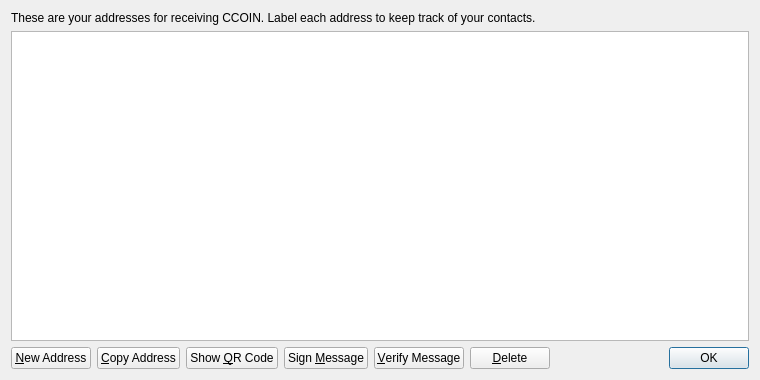
<?xml version="1.0" encoding="UTF-8"?>
<ui version="4.0">
 <class>AddressBookPage</class>
 <widget class="QWidget" name="AddressBookPage">
  <property name="geometry">
   <rect>
    <x>0</x>
    <y>0</y>
    <width>760</width>
    <height>380</height>
   </rect>
  </property>
  <property name="windowTitle">
   <string>Address Book</string>
  </property>
  <property name="styleSheet">
   <string notr="true"/>
  </property>
  <layout class="QVBoxLayout" name="verticalLayout">
   <item>
    <widget class="QLabel" name="labelExplanation">
     <property name="text">
      <string>These are your addresses for receiving CCOIN. Label each address to keep track of your contacts.</string>
     </property>
     <property name="textFormat">
      <enum>Qt::PlainText</enum>
     </property>
     <property name="wordWrap">
      <bool>true</bool>
     </property>
    </widget>
   </item>
   <item>
    <widget class="QTableView" name="tableView">
     <property name="contextMenuPolicy">
      <enum>Qt::CustomContextMenu</enum>
     </property>
     <property name="toolTip">
      <string>Double-click to edit address or label</string>
     </property>
     <property name="styleSheet">
      <string notr="true"/>
     </property>
     <property name="tabKeyNavigation">
      <bool>false</bool>
     </property>
     <property name="alternatingRowColors">
      <bool>true</bool>
     </property>
     <property name="selectionMode">
      <enum>QAbstractItemView::SingleSelection</enum>
     </property>
     <property name="selectionBehavior">
      <enum>QAbstractItemView::SelectRows</enum>
     </property>
     <property name="sortingEnabled">
      <bool>true</bool>
     </property>
     <attribute name="verticalHeaderVisible">
      <bool>false</bool>
     </attribute>
    </widget>
   </item>
   <item>
    <layout class="QHBoxLayout" name="horizontalLayout">
     <item>
      <widget class="QPushButton" name="newAddressButton">
       <property name="toolTip">
        <string>Create a new address</string>
       </property>
       <property name="styleSheet">
        <string notr="true"/>
       </property>
       <property name="text">
        <string>&amp;New Address</string>
       </property>
       <property name="icon">
        <iconset resource="../bitcoin.qrc">
         <normaloff>:/icons/add</normaloff>:/icons/add</iconset>
       </property>
      </widget>
     </item>
     <item>
      <widget class="QPushButton" name="copyToClipboard">
       <property name="toolTip">
        <string>Copy the currently selected address to the system clipboard</string>
       </property>
       <property name="styleSheet">
        <string notr="true"/>
       </property>
       <property name="text">
        <string>&amp;Copy Address</string>
       </property>
       <property name="icon">
        <iconset resource="../bitcoin.qrc">
         <normaloff>:/icons/editcopy</normaloff>:/icons/editcopy</iconset>
       </property>
      </widget>
     </item>
     <item>
      <widget class="QPushButton" name="showQRCode">
       <property name="styleSheet">
        <string notr="true"/>
       </property>
       <property name="text">
        <string>Show &amp;QR Code</string>
       </property>
       <property name="icon">
        <iconset resource="../bitcoin.qrc">
         <normaloff>:/icons/qrcode</normaloff>:/icons/qrcode</iconset>
       </property>
      </widget>
     </item>
     <item>
      <widget class="QPushButton" name="signMessage">
       <property name="toolTip">
        <string>Sign a message to prove you own this charity address</string>
       </property>
       <property name="styleSheet">
        <string notr="true"/>
       </property>
       <property name="text">
        <string>Sign &amp;Message</string>
       </property>
       <property name="icon">
        <iconset resource="../bitcoin.qrc">
         <normaloff>:/icons/edit</normaloff>:/icons/edit</iconset>
       </property>
      </widget>
     </item>
     <item>
      <widget class="QPushButton" name="verifyMessage">
       <property name="toolTip">
        <string>Verify a message to ensure it was signed with a specified charity address</string>
       </property>
       <property name="styleSheet">
        <string notr="true"/>
       </property>
       <property name="text">
        <string>&amp;Verify Message</string>
       </property>
       <property name="icon">
        <iconset resource="../bitcoin.qrc">
         <normaloff>:/icons/transaction_0</normaloff>:/icons/transaction_0</iconset>
       </property>
      </widget>
     </item>
     <item>
      <widget class="QPushButton" name="deleteButton">
       <property name="toolTip">
        <string>Delete the currently selected address from the list</string>
       </property>
       <property name="styleSheet">
        <string notr="true"/>
       </property>
       <property name="text">
        <string>&amp;Delete</string>
       </property>
       <property name="icon">
        <iconset resource="../bitcoin.qrc">
         <normaloff>:/icons/remove</normaloff>:/icons/remove</iconset>
       </property>
      </widget>
     </item>
     <item>
      <spacer name="horizontalSpacer">
       <property name="orientation">
        <enum>Qt::Horizontal</enum>
       </property>
       <property name="sizeHint" stdset="0">
        <size>
         <width>40</width>
         <height>20</height>
        </size>
       </property>
      </spacer>
     </item>
     <item>
      <widget class="QDialogButtonBox" name="buttonBox">
       <property name="sizePolicy">
        <sizepolicy hsizetype="Maximum" vsizetype="Fixed">
         <horstretch>0</horstretch>
         <verstretch>0</verstretch>
        </sizepolicy>
       </property>
       <property name="styleSheet">
        <string notr="true"/>
       </property>
       <property name="standardButtons">
        <set>QDialogButtonBox::Ok</set>
       </property>
      </widget>
     </item>
    </layout>
   </item>
  </layout>
 </widget>
 <resources>
  <include location="../bitcoin.qrc"/>
 </resources>
 <connections/>
</ui>
